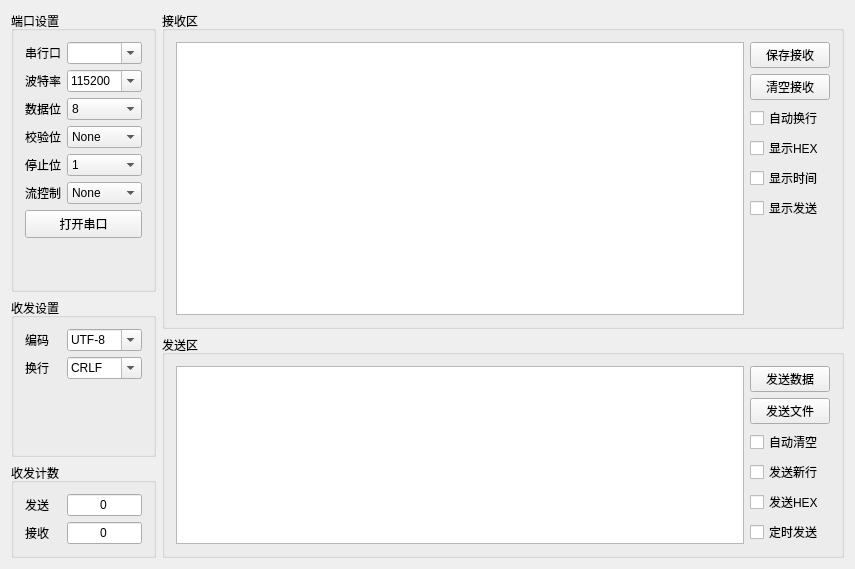
<?xml version="1.0" encoding="UTF-8"?>
<ui version="4.0">
 <class>MainWidget</class>
 <widget class="QWidget" name="MainWidget">
  <property name="geometry">
   <rect>
    <x>0</x>
    <y>0</y>
    <width>855</width>
    <height>569</height>
   </rect>
  </property>
  <property name="minimumSize">
   <size>
    <width>855</width>
    <height>569</height>
   </size>
  </property>
  <property name="windowTitle">
   <string>SerialTool</string>
  </property>
  <property name="windowIcon">
   <iconset resource="serialtool.qrc">
    <normaloff>:/icon/resources/icon.svg</normaloff>:/icon/resources/icon.svg</iconset>
  </property>
  <layout class="QHBoxLayout" name="horizontalLayout">
   <item>
    <layout class="QVBoxLayout" name="verticalLayout" stretch="0,0,0">
     <property name="spacing">
      <number>6</number>
     </property>
     <property name="sizeConstraint">
      <enum>QLayout::SetDefaultConstraint</enum>
     </property>
     <item>
      <widget class="QGroupBox" name="groupBox">
       <property name="sizePolicy">
        <sizepolicy hsizetype="Minimum" vsizetype="Expanding">
         <horstretch>0</horstretch>
         <verstretch>0</verstretch>
        </sizepolicy>
       </property>
       <property name="title">
        <string>端口设置</string>
       </property>
       <layout class="QVBoxLayout" name="verticalLayout_6">
        <item>
         <layout class="QHBoxLayout" name="horizontalLayout_6">
          <item>
           <widget class="QLabel" name="label_3">
            <property name="text">
             <string>串行口</string>
            </property>
           </widget>
          </item>
          <item>
           <widget class="ClickableComboBox" name="comCombo">
            <property name="sizePolicy">
             <sizepolicy hsizetype="Minimum" vsizetype="Fixed">
              <horstretch>0</horstretch>
              <verstretch>0</verstretch>
             </sizepolicy>
            </property>
            <property name="minimumSize">
             <size>
              <width>75</width>
              <height>0</height>
             </size>
            </property>
            <property name="maximumSize">
             <size>
              <width>75</width>
              <height>16777215</height>
             </size>
            </property>
            <property name="editable">
             <bool>true</bool>
            </property>
           </widget>
          </item>
         </layout>
        </item>
        <item>
         <layout class="QHBoxLayout" name="horizontalLayout_7">
          <item>
           <widget class="QLabel" name="label_4">
            <property name="text">
             <string>波特率</string>
            </property>
           </widget>
          </item>
          <item>
           <widget class="QComboBox" name="baudRateCombo">
            <property name="sizePolicy">
             <sizepolicy hsizetype="Minimum" vsizetype="Fixed">
              <horstretch>0</horstretch>
              <verstretch>0</verstretch>
             </sizepolicy>
            </property>
            <property name="minimumSize">
             <size>
              <width>75</width>
              <height>0</height>
             </size>
            </property>
            <property name="maximumSize">
             <size>
              <width>75</width>
              <height>16777215</height>
             </size>
            </property>
            <property name="editable">
             <bool>true</bool>
            </property>
            <property name="currentIndex">
             <number>6</number>
            </property>
            <item>
             <property name="text">
              <string>4800</string>
             </property>
            </item>
            <item>
             <property name="text">
              <string>9600</string>
             </property>
            </item>
            <item>
             <property name="text">
              <string>19200</string>
             </property>
            </item>
            <item>
             <property name="text">
              <string>38400</string>
             </property>
            </item>
            <item>
             <property name="text">
              <string>57600</string>
             </property>
            </item>
            <item>
             <property name="text">
              <string>74880</string>
             </property>
            </item>
            <item>
             <property name="text">
              <string>115200</string>
             </property>
            </item>
            <item>
             <property name="text">
              <string>230400</string>
             </property>
            </item>
            <item>
             <property name="text">
              <string>460800</string>
             </property>
            </item>
            <item>
             <property name="text">
              <string>576000</string>
             </property>
            </item>
           </widget>
          </item>
         </layout>
        </item>
        <item>
         <layout class="QHBoxLayout" name="horizontalLayout_8">
          <item>
           <widget class="QLabel" name="label_5">
            <property name="text">
             <string>数据位</string>
            </property>
           </widget>
          </item>
          <item>
           <widget class="QComboBox" name="dataBitCombo">
            <property name="enabled">
             <bool>true</bool>
            </property>
            <property name="sizePolicy">
             <sizepolicy hsizetype="Minimum" vsizetype="Fixed">
              <horstretch>0</horstretch>
              <verstretch>0</verstretch>
             </sizepolicy>
            </property>
            <property name="minimumSize">
             <size>
              <width>75</width>
              <height>0</height>
             </size>
            </property>
            <property name="maximumSize">
             <size>
              <width>75</width>
              <height>16777215</height>
             </size>
            </property>
            <property name="editable">
             <bool>false</bool>
            </property>
            <property name="currentText">
             <string>8</string>
            </property>
            <property name="currentIndex">
             <number>3</number>
            </property>
            <item>
             <property name="text">
              <string>5</string>
             </property>
            </item>
            <item>
             <property name="text">
              <string>6</string>
             </property>
            </item>
            <item>
             <property name="text">
              <string>7</string>
             </property>
            </item>
            <item>
             <property name="text">
              <string>8</string>
             </property>
            </item>
           </widget>
          </item>
         </layout>
        </item>
        <item>
         <layout class="QHBoxLayout" name="horizontalLayout_9">
          <item>
           <widget class="QLabel" name="label_6">
            <property name="text">
             <string>校验位</string>
            </property>
           </widget>
          </item>
          <item>
           <widget class="QComboBox" name="parityCombo">
            <property name="sizePolicy">
             <sizepolicy hsizetype="Minimum" vsizetype="Fixed">
              <horstretch>0</horstretch>
              <verstretch>0</verstretch>
             </sizepolicy>
            </property>
            <property name="minimumSize">
             <size>
              <width>75</width>
              <height>0</height>
             </size>
            </property>
            <property name="maximumSize">
             <size>
              <width>75</width>
              <height>16777215</height>
             </size>
            </property>
            <item>
             <property name="text">
              <string>None</string>
             </property>
            </item>
            <item>
             <property name="text">
              <string>Even</string>
             </property>
            </item>
            <item>
             <property name="text">
              <string>Odd</string>
             </property>
            </item>
            <item>
             <property name="text">
              <string>Mark</string>
             </property>
            </item>
            <item>
             <property name="text">
              <string>Space</string>
             </property>
            </item>
           </widget>
          </item>
         </layout>
        </item>
        <item>
         <layout class="QHBoxLayout" name="horizontalLayout_10">
          <item>
           <widget class="QLabel" name="label_7">
            <property name="text">
             <string>停止位</string>
            </property>
           </widget>
          </item>
          <item>
           <widget class="QComboBox" name="stopBitCombo">
            <property name="sizePolicy">
             <sizepolicy hsizetype="Minimum" vsizetype="Fixed">
              <horstretch>0</horstretch>
              <verstretch>0</verstretch>
             </sizepolicy>
            </property>
            <property name="minimumSize">
             <size>
              <width>75</width>
              <height>0</height>
             </size>
            </property>
            <property name="maximumSize">
             <size>
              <width>75</width>
              <height>16777215</height>
             </size>
            </property>
            <item>
             <property name="text">
              <string>1</string>
             </property>
            </item>
            <item>
             <property name="text">
              <string>1.5</string>
             </property>
            </item>
            <item>
             <property name="text">
              <string>2</string>
             </property>
            </item>
           </widget>
          </item>
         </layout>
        </item>
        <item>
         <layout class="QHBoxLayout" name="horizontalLayout_13">
          <item>
           <widget class="QLabel" name="label_8">
            <property name="text">
             <string>流控制</string>
            </property>
           </widget>
          </item>
          <item>
           <widget class="QComboBox" name="flowControlCombo">
            <property name="sizePolicy">
             <sizepolicy hsizetype="Minimum" vsizetype="Fixed">
              <horstretch>0</horstretch>
              <verstretch>0</verstretch>
             </sizepolicy>
            </property>
            <property name="minimumSize">
             <size>
              <width>75</width>
              <height>0</height>
             </size>
            </property>
            <property name="maximumSize">
             <size>
              <width>75</width>
              <height>16777215</height>
             </size>
            </property>
            <item>
             <property name="text">
              <string>None</string>
             </property>
            </item>
            <item>
             <property name="text">
              <string>Hardware</string>
             </property>
            </item>
            <item>
             <property name="text">
              <string>Software</string>
             </property>
            </item>
           </widget>
          </item>
         </layout>
        </item>
        <item>
         <widget class="QPushButton" name="comSwitchButton">
          <property name="minimumSize">
           <size>
            <width>0</width>
            <height>28</height>
           </size>
          </property>
          <property name="maximumSize">
           <size>
            <width>16777215</width>
            <height>28</height>
           </size>
          </property>
          <property name="text">
           <string>打开串口</string>
          </property>
         </widget>
        </item>
        <item>
         <spacer name="verticalSpacer_2">
          <property name="orientation">
           <enum>Qt::Vertical</enum>
          </property>
          <property name="sizeHint" stdset="0">
           <size>
            <width>20</width>
            <height>40</height>
           </size>
          </property>
         </spacer>
        </item>
       </layout>
      </widget>
     </item>
     <item>
      <widget class="QGroupBox" name="groupBox_5">
       <property name="sizePolicy">
        <sizepolicy hsizetype="Minimum" vsizetype="Expanding">
         <horstretch>0</horstretch>
         <verstretch>0</verstretch>
        </sizepolicy>
       </property>
       <property name="title">
        <string>收发设置</string>
       </property>
       <layout class="QVBoxLayout" name="verticalLayout_7">
        <item>
         <layout class="QHBoxLayout" name="horizontalLayout_11">
          <item>
           <widget class="QLabel" name="label_9">
            <property name="text">
             <string>编码</string>
            </property>
           </widget>
          </item>
          <item>
           <widget class="QComboBox" name="encodingCombo">
            <property name="sizePolicy">
             <sizepolicy hsizetype="Minimum" vsizetype="Fixed">
              <horstretch>0</horstretch>
              <verstretch>0</verstretch>
             </sizepolicy>
            </property>
            <property name="minimumSize">
             <size>
              <width>75</width>
              <height>0</height>
             </size>
            </property>
            <property name="maximumSize">
             <size>
              <width>75</width>
              <height>16777215</height>
             </size>
            </property>
            <property name="editable">
             <bool>true</bool>
            </property>
            <property name="currentIndex">
             <number>0</number>
            </property>
            <item>
             <property name="text">
              <string>UTF-8</string>
             </property>
            </item>
            <item>
             <property name="text">
              <string>UTF-16</string>
             </property>
            </item>
            <item>
             <property name="text">
              <string>UTF-16BE</string>
             </property>
            </item>
            <item>
             <property name="text">
              <string>UTF-16LE</string>
             </property>
            </item>
            <item>
             <property name="text">
              <string>GB18030</string>
             </property>
            </item>
            <item>
             <property name="text">
              <string>GBK</string>
             </property>
            </item>
            <item>
             <property name="text">
              <string>BIG5</string>
             </property>
            </item>
            <item>
             <property name="text">
              <string>ISO-8859-1</string>
             </property>
            </item>
           </widget>
          </item>
         </layout>
        </item>
        <item>
         <layout class="QHBoxLayout" name="horizontalLayout_12">
          <item>
           <widget class="QLabel" name="label_10">
            <property name="text">
             <string>换行</string>
            </property>
           </widget>
          </item>
          <item>
           <widget class="QComboBox" name="lineBreakCombo">
            <property name="sizePolicy">
             <sizepolicy hsizetype="Minimum" vsizetype="Fixed">
              <horstretch>0</horstretch>
              <verstretch>0</verstretch>
             </sizepolicy>
            </property>
            <property name="minimumSize">
             <size>
              <width>75</width>
              <height>0</height>
             </size>
            </property>
            <property name="maximumSize">
             <size>
              <width>75</width>
              <height>16777215</height>
             </size>
            </property>
            <property name="editable">
             <bool>true</bool>
            </property>
            <item>
             <property name="text">
              <string>CRLF</string>
             </property>
            </item>
            <item>
             <property name="text">
              <string>LF</string>
             </property>
            </item>
            <item>
             <property name="text">
              <string>CR</string>
             </property>
            </item>
           </widget>
          </item>
         </layout>
        </item>
        <item>
         <spacer name="verticalSpacer_4">
          <property name="orientation">
           <enum>Qt::Vertical</enum>
          </property>
          <property name="sizeHint" stdset="0">
           <size>
            <width>20</width>
            <height>40</height>
           </size>
          </property>
         </spacer>
        </item>
       </layout>
      </widget>
     </item>
     <item>
      <widget class="QGroupBox" name="groupBox_2">
       <property name="sizePolicy">
        <sizepolicy hsizetype="Minimum" vsizetype="Fixed">
         <horstretch>0</horstretch>
         <verstretch>0</verstretch>
        </sizepolicy>
       </property>
       <property name="title">
        <string>收发计数</string>
       </property>
       <layout class="QVBoxLayout" name="verticalLayout_5">
        <item>
         <layout class="QHBoxLayout" name="horizontalLayout_4">
          <item>
           <widget class="QLabel" name="label_1">
            <property name="text">
             <string>发送</string>
            </property>
           </widget>
          </item>
          <item>
           <widget class="QLineEdit" name="sendingNumberEdit">
            <property name="enabled">
             <bool>true</bool>
            </property>
            <property name="sizePolicy">
             <sizepolicy hsizetype="Preferred" vsizetype="Fixed">
              <horstretch>0</horstretch>
              <verstretch>0</verstretch>
             </sizepolicy>
            </property>
            <property name="minimumSize">
             <size>
              <width>75</width>
              <height>0</height>
             </size>
            </property>
            <property name="maximumSize">
             <size>
              <width>75</width>
              <height>16777215</height>
             </size>
            </property>
            <property name="baseSize">
             <size>
              <width>0</width>
              <height>0</height>
             </size>
            </property>
            <property name="focusPolicy">
             <enum>Qt::NoFocus</enum>
            </property>
            <property name="contextMenuPolicy">
             <enum>Qt::DefaultContextMenu</enum>
            </property>
            <property name="text">
             <string>0</string>
            </property>
            <property name="alignment">
             <set>Qt::AlignCenter</set>
            </property>
            <property name="readOnly">
             <bool>false</bool>
            </property>
           </widget>
          </item>
         </layout>
        </item>
        <item>
         <layout class="QHBoxLayout" name="horizontalLayout_5">
          <item>
           <widget class="QLabel" name="label_2">
            <property name="text">
             <string>接收</string>
            </property>
           </widget>
          </item>
          <item>
           <widget class="QLineEdit" name="receiverNumberEdit">
            <property name="enabled">
             <bool>true</bool>
            </property>
            <property name="sizePolicy">
             <sizepolicy hsizetype="Preferred" vsizetype="Fixed">
              <horstretch>0</horstretch>
              <verstretch>0</verstretch>
             </sizepolicy>
            </property>
            <property name="minimumSize">
             <size>
              <width>75</width>
              <height>0</height>
             </size>
            </property>
            <property name="maximumSize">
             <size>
              <width>75</width>
              <height>16777215</height>
             </size>
            </property>
            <property name="focusPolicy">
             <enum>Qt::NoFocus</enum>
            </property>
            <property name="text">
             <string>0</string>
            </property>
            <property name="alignment">
             <set>Qt::AlignCenter</set>
            </property>
            <property name="readOnly">
             <bool>false</bool>
            </property>
            <property name="clearButtonEnabled">
             <bool>false</bool>
            </property>
           </widget>
          </item>
         </layout>
        </item>
       </layout>
      </widget>
     </item>
    </layout>
   </item>
   <item>
    <layout class="QVBoxLayout" name="verticalLayout_2" stretch="6,3">
     <item>
      <widget class="QGroupBox" name="groupBox_3">
       <property name="sizePolicy">
        <sizepolicy hsizetype="Preferred" vsizetype="Preferred">
         <horstretch>0</horstretch>
         <verstretch>0</verstretch>
        </sizepolicy>
       </property>
       <property name="title">
        <string>接收区</string>
       </property>
       <layout class="QHBoxLayout" name="horizontalLayout_2">
        <item>
         <widget class="QTextEdit" name="receiverEdit">
          <property name="font">
           <font>
            <family>Consolas</family>
            <pointsize>9</pointsize>
           </font>
          </property>
          <property name="focusPolicy">
           <enum>Qt::NoFocus</enum>
          </property>
          <property name="contextMenuPolicy">
           <enum>Qt::DefaultContextMenu</enum>
          </property>
         </widget>
        </item>
        <item>
         <layout class="QVBoxLayout" name="verticalLayout_3">
          <item>
           <widget class="QPushButton" name="saveReceiverButton">
            <property name="text">
             <string>保存接收</string>
            </property>
           </widget>
          </item>
          <item>
           <widget class="QPushButton" name="clearReceiverButton">
            <property name="sizePolicy">
             <sizepolicy hsizetype="Minimum" vsizetype="Fixed">
              <horstretch>0</horstretch>
              <verstretch>0</verstretch>
             </sizepolicy>
            </property>
            <property name="text">
             <string>清空接收</string>
            </property>
           </widget>
          </item>
          <item>
           <widget class="QCheckBox" name="autoLineBreakCheck">
            <property name="text">
             <string>自动换行</string>
            </property>
           </widget>
          </item>
          <item>
           <widget class="QCheckBox" name="showHexCheck">
            <property name="text">
             <string>显示HEX</string>
            </property>
           </widget>
          </item>
          <item>
           <widget class="QCheckBox" name="showTimeCheck">
            <property name="text">
             <string>显示时间</string>
            </property>
           </widget>
          </item>
          <item>
           <widget class="QCheckBox" name="showSendingCheck">
            <property name="text">
             <string>显示发送</string>
            </property>
           </widget>
          </item>
          <item>
           <spacer name="verticalSpacer">
            <property name="orientation">
             <enum>Qt::Vertical</enum>
            </property>
            <property name="sizeHint" stdset="0">
             <size>
              <width>20</width>
              <height>40</height>
             </size>
            </property>
           </spacer>
          </item>
         </layout>
        </item>
       </layout>
      </widget>
     </item>
     <item>
      <widget class="QGroupBox" name="groupBox_4">
       <property name="sizePolicy">
        <sizepolicy hsizetype="Preferred" vsizetype="Preferred">
         <horstretch>0</horstretch>
         <verstretch>0</verstretch>
        </sizepolicy>
       </property>
       <property name="title">
        <string>发送区</string>
       </property>
       <layout class="QHBoxLayout" name="horizontalLayout_3">
        <item>
         <widget class="QTextEdit" name="sendingEdit">
          <property name="font">
           <font>
            <family>Consolas</family>
            <pointsize>9</pointsize>
            <weight>50</weight>
            <bold>false</bold>
           </font>
          </property>
         </widget>
        </item>
        <item>
         <layout class="QVBoxLayout" name="verticalLayout_4">
          <item>
           <widget class="QPushButton" name="sendDataButton">
            <property name="text">
             <string>发送数据</string>
            </property>
           </widget>
          </item>
          <item>
           <widget class="QPushButton" name="sendFileButton">
            <property name="enabled">
             <bool>true</bool>
            </property>
            <property name="text">
             <string>发送文件</string>
            </property>
           </widget>
          </item>
          <item>
           <widget class="QCheckBox" name="autoClearCheck">
            <property name="text">
             <string>自动清空</string>
            </property>
           </widget>
          </item>
          <item>
           <widget class="QCheckBox" name="sendingNewLineCheck">
            <property name="text">
             <string>发送新行</string>
            </property>
           </widget>
          </item>
          <item>
           <widget class="QCheckBox" name="sendingHexCheck">
            <property name="text">
             <string>发送HEX</string>
            </property>
           </widget>
          </item>
          <item>
           <widget class="QCheckBox" name="sendingTimerCheck">
            <property name="text">
             <string>定时发送</string>
            </property>
           </widget>
          </item>
          <item>
           <spacer name="verticalSpacer_3">
            <property name="orientation">
             <enum>Qt::Vertical</enum>
            </property>
            <property name="sizeHint" stdset="0">
             <size>
              <width>20</width>
              <height>40</height>
             </size>
            </property>
           </spacer>
          </item>
         </layout>
        </item>
       </layout>
      </widget>
     </item>
    </layout>
   </item>
  </layout>
 </widget>
 <layoutdefault spacing="6" margin="11"/>
 <customwidgets>
  <customwidget>
   <class>ClickableComboBox</class>
   <extends>QComboBox</extends>
   <header>clickablecombobox.h</header>
  </customwidget>
 </customwidgets>
 <resources>
  <include location="serialtool.qrc"/>
 </resources>
 <connections/>
</ui>
